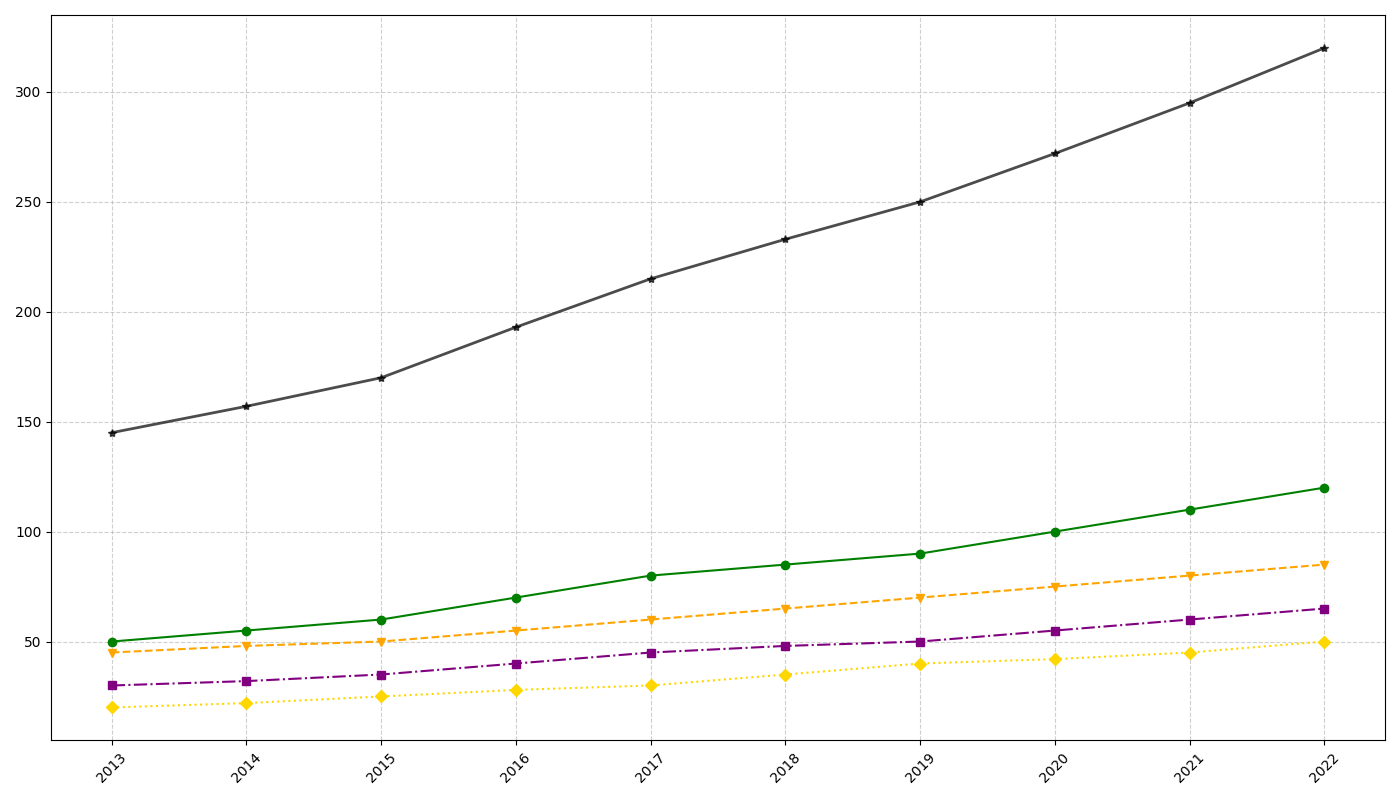

Reproduce this figure in Python.
import matplotlib.pyplot as plt
import numpy as np

years = np.arange(2013, 2023)
apple_sales = np.array([50, 55, 60, 70, 80, 85, 90, 100, 110, 120])
orange_sales = np.array([45, 48, 50, 55, 60, 65, 70, 75, 80, 85])
grape_sales = np.array([30, 32, 35, 40, 45, 48, 50, 55, 60, 65])
pineapple_sales = np.array([20, 22, 25, 28, 30, 35, 40, 42, 45, 50])
total_sales = apple_sales + orange_sales + grape_sales + pineapple_sales

fig, ax = plt.subplots(figsize=(14, 8))
ax.plot(years, apple_sales, marker='o', linestyle='-', color='green')
ax.plot(years, orange_sales, marker='v', linestyle='--', color='orange')
ax.plot(years, grape_sales, marker='s', linestyle='-.', color='purple')
ax.plot(years, pineapple_sales, marker='D', linestyle=':', color='gold')
ax.plot(years, total_sales, marker='*', linestyle='-', linewidth=2, color='black', alpha=0.7)

ax.set_xticks(years)
ax.set_xticklabels(years, rotation=45)
ax.grid(True, linestyle='--', alpha=0.6)

plt.tight_layout()
plt.show()
